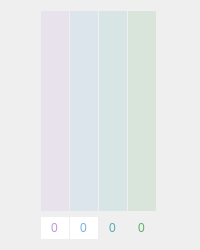
      <widget class="QWidget" name="wefe_measurements">
       <layout class="QGridLayout" name="gridLayout_11">
        <item row="0" column="0">
         <widget class="QFrame" name="wefe_container">
          <property name="minimumSize">
           <size>
            <width>120</width>
            <height>0</height>
           </size>
          </property>
          <property name="maximumSize">
           <size>
            <width>120</width>
            <height>16777215</height>
           </size>
          </property>
          <layout class="QGridLayout" name="gridLayout_21">
           <property name="leftMargin">
            <number>0</number>
           </property>
           <property name="topMargin">
            <number>0</number>
           </property>
           <property name="rightMargin">
            <number>0</number>
           </property>
           <property name="bottomMargin">
            <number>0</number>
           </property>
           <property name="horizontalSpacing">
            <number>0</number>
           </property>
           <property name="verticalSpacing">
            <number>6</number>
           </property>
           <item row="3" column="3">
            <widget class="QSpinBox" name="energy_spinbox">
             <property name="toolTip">
              <string>&lt;html&gt;&lt;head/&gt;&lt;body&gt;&lt;p&gt;Energy&lt;/p&gt;&lt;/body&gt;&lt;/html&gt;</string>
             </property>
             <property name="styleSheet">
              <string notr="true">
/* ///////////////////////////////////////////////////////////////
QToolTip
/////////////////////////////////////////////////////////////// */
QToolTip {
    background: rgba(23,23,23, 150);
    border: 1px solid rgb(104,174,102);
    border-radius: 5px; 
    padding:4px; 
    text-align: left;
    color: rgb(104,174,102);
}

/* ///////////////////////////////////////////////////////////////
QSpinBox
/////////////////////////////////////////////////////////////// */
QSpinBox {background:transparent;color:rgb(96,175,107);}
QSpinBox:hover {color: rgb(156,235,167);}
QSpinBox:focus {color: rgb(126,205,137);}
</string>
             </property>
             <property name="frame">
              <bool>false</bool>
             </property>
             <property name="alignment">
              <set>Qt::AlignCenter</set>
             </property>
             <property name="buttonSymbols">
              <enum>QAbstractSpinBox::NoButtons</enum>
             </property>
             <property name="maximum">
              <number>10</number>
             </property>
            </widget>
           </item>
           <item row="3" column="2">
            <widget class="QSpinBox" name="focus_spinbox">
             <property name="toolTip">
              <string>&lt;html&gt;&lt;head/&gt;&lt;body&gt;&lt;p&gt;focus&lt;/p&gt;&lt;/body&gt;&lt;/html&gt;</string>
             </property>
             <property name="styleSheet">
              <string notr="true">
/* ///////////////////////////////////////////////////////////////
QToolTip
/////////////////////////////////////////////////////////////// */
QToolTip {
    background: rgba(23,23,23, 150);
    border: 1px solid rgb(100,172,173);
    border-radius: 5px; 
    padding:4px; 
    text-align: left;
    color: rgb(100,172,173);
}
QSpinBox {background:transparent;color:rgb(89,172,172);}
QSpinBox:hover {color: rgb(149,232,232);}
QSpinBox:focus {color: rgb(119,202,202);}
</string>
             </property>
             <property name="frame">
              <bool>false</bool>
             </property>
             <property name="alignment">
              <set>Qt::AlignCenter</set>
             </property>
             <property name="buttonSymbols">
              <enum>QAbstractSpinBox::NoButtons</enum>
             </property>
             <property name="maximum">
              <number>10</number>
             </property>
            </widget>
           </item>
           <item row="0" column="2" rowspan="2">
            <widget class="QSlider" name="focus_slider">
             <property name="minimumSize">
              <size>
               <width>28</width>
               <height>200</height>
              </size>
             </property>
             <property name="toolTip">
              <string>&lt;html&gt;&lt;head/&gt;&lt;body&gt;&lt;p&gt;focus&lt;/p&gt;&lt;/body&gt;&lt;/html&gt;</string>
             </property>
             <property name="styleSheet">
              <string notr="true">
/* ///////////////////////////////////////////////////////////////
QToolTip
/////////////////////////////////////////////////////////////// */
QToolTip {
    background: rgba(23,23,23, 150);
    border: 1px solid rgb(100,172,173);
    border-radius: 5px; 
    padding:4px; 
    text-align: left;
    color: rgb(100,172,173);
}
/* ////////////////////////////////////////////////////////////////////////
focus slider
//////////////////////////////////////////////////////////////////////// */
QSlider::handle:vertical {background:rgb(89,172,172);}
QSlider::groove:vertical{background:rgba(89,172,172, 0.15);}
QSlider::handle:vertical:hover {background:rgb(119,202,202);}
QSlider::handle:vertical:pressed {background:rgb(69,152,152);}
QSlider::add-page:vertical{background:rgb(89,172,172);}
QSlider::groove:vertical:hover {background:rgba(89,172,172,0.35);}</string>
             </property>
             <property name="maximum">
              <number>10</number>
             </property>
             <property name="orientation">
              <enum>Qt::Vertical</enum>
             </property>
            </widget>
           </item>
           <item row="3" column="1">
            <widget class="QSpinBox" name="excite_spinbox">
             <property name="toolTip">
              <string>&lt;html&gt;&lt;head/&gt;&lt;body&gt;&lt;p&gt;Excitement&lt;/p&gt;&lt;/body&gt;&lt;/html&gt;</string>
             </property>
             <property name="styleSheet">
              <string notr="true">
    /* ///////////////////////////////////////////////////////////////
    QSpinBox
    /////////////////////////////////////////////////////////////// */
    QSpinBox {color:rgb(122,177,222);}
    QSpinBox:hover {color: rgb(182,237,255);}
    QSpinBox:focus {color: rgb(152,207,252);}
    </string>
             </property>
             <property name="frame">
              <bool>false</bool>
             </property>
             <property name="alignment">
              <set>Qt::AlignCenter</set>
             </property>
             <property name="buttonSymbols">
              <enum>QAbstractSpinBox::NoButtons</enum>
             </property>
             <property name="maximum">
              <number>10</number>
             </property>
            </widget>
           </item>
           <item row="0" column="3" rowspan="2">
            <widget class="QSlider" name="energy_slider">
             <property name="minimumSize">
              <size>
               <width>28</width>
               <height>200</height>
              </size>
             </property>
             <property name="toolTip">
              <string>&lt;html&gt;&lt;head/&gt;&lt;body&gt;&lt;p&gt;Energy&lt;/p&gt;&lt;/body&gt;&lt;/html&gt;</string>
             </property>
             <property name="styleSheet">
              <string notr="true">
/* ///////////////////////////////////////////////////////////////
QToolTip
/////////////////////////////////////////////////////////////// */
QToolTip {
    background: rgba(23,23,23, 150);
    border: 1px solid rgb(104,174,102);
    border-radius: 5px; 
    padding:4px; 
    text-align: left;
    color: rgb(104,174,102);
}

/* ////////////////////////////////////////////////////////////////////////
energy slider
//////////////////////////////////////////////////////////////////////// */
QSlider::handle:vertical {background:rgb(96,174,106);}
QSlider::groove:vertical {background:rgba(96,174,106, 0.15);}
QSlider::handle:vertical:hover {background:rgb(126,204,136);}
QSlider::handle:vertical:pressed {background:rgb(76,154,86);}
QSlider::add-page:vertical {background:rgb(96,174,106);}
QSlider::groove:vertical:hover {background:rgba(96,174,106,0.35);}
</string>
             </property>
             <property name="maximum">
              <number>10</number>
             </property>
             <property name="orientation">
              <enum>Qt::Vertical</enum>
             </property>
            </widget>
           </item>
           <item row="0" column="1" rowspan="2">
            <widget class="QSlider" name="excite_slider">
             <property name="minimumSize">
              <size>
               <width>28</width>
               <height>200</height>
              </size>
             </property>
             <property name="toolTip">
              <string>&lt;html&gt;&lt;head/&gt;&lt;body&gt;&lt;p&gt;Excitement&lt;/p&gt;&lt;/body&gt;&lt;/html&gt;</string>
             </property>
             <property name="styleSheet">
              <string notr="true">
/* ///////////////////////////////////////////////////////////////
QToolTip
/////////////////////////////////////////////////////////////// */
QToolTip {
    background: rgba(23,23,23, 150);
    border: 1px solid rgb(100,172,173);
    border-radius: 5px; 
    padding:4px; 
    text-align: left;
    color: rgb(100,172,173);
}

    /* ///////////////////////////////////////////////////////////////
    QSlider Colors
    /////////////////////////////////////////////////////////////// */
    
    QSlider::handle:vertical {background:rgb(122,177,222);}
    QSlider::groove:vertical{background:rgba(122,177,222, 0.15);}
    QSlider::handle:vertical:hover {background:rgb(152,207,252);}
    QSlider::handle:vertical:pressed {background:rgb(102,157,202);}
    QSlider::add-page:vertical{background:rgb(122,177,222);}
    QSlider::groove:vertical:hover {background:rgba(122,177,222,0.35);}
    </string>
             </property>
             <property name="maximum">
              <number>10</number>
             </property>
             <property name="orientation">
              <enum>Qt::Vertical</enum>
             </property>
            </widget>
           </item>
           <item row="0" column="0" rowspan="2">
            <widget class="QSlider" name="wellbeing_slider">
             <property name="minimumSize">
              <size>
               <width>28</width>
               <height>200</height>
              </size>
             </property>
             <property name="toolTip">
              <string>&lt;html&gt;&lt;head/&gt;&lt;body&gt;&lt;p&gt;Wellbeing&lt;/p&gt;&lt;/body&gt;&lt;/html&gt;</string>
             </property>
             <property name="styleSheet">
              <string notr="true">
/* ///////////////////////////////////////////////////////////////
QToolTip
/////////////////////////////////////////////////////////////// */
QToolTip {
    background: rgba(23,23,23, 150);
    border: 1px solid rgb(184,153,222);
    border-radius: 5px; 
    padding:4px; 
    text-align: left;
    color: rgb(184,153,222);
}
QSlider::groove:vertical {background:rgba(186,153,219, 0.15);}
QSlider::handle:vertical {background:rgb(186,153,219);}
QSlider::handle:vertical:hover {background:rgb(216,183,249);}
QSlider::handle:vertical:pressed {background:rgb(166,133,199);}
QSlider::add-page:vertical{background:rgb(186,153,219);}
QSlider::groove:vertical:hover {background:rgba(186,153,219,0.35);} 
</string>
             </property>
             <property name="maximum">
              <number>10</number>
             </property>
             <property name="orientation">
              <enum>Qt::Vertical</enum>
             </property>
            </widget>
           </item>
           <item row="3" column="0">
            <widget class="QSpinBox" name="wellbeing_spinbox">
             <property name="toolTip">
              <string>&lt;html&gt;&lt;head/&gt;&lt;body&gt;&lt;p&gt;Wellbeing&lt;/p&gt;&lt;/body&gt;&lt;/html&gt;</string>
             </property>
             <property name="styleSheet">
              <string notr="true">
/* ///////////////////////////////////////////////////////////////
QToolTip
/////////////////////////////////////////////////////////////// */
QToolTip {
    background: rgba(23,23,23, 150);
    border: 1px solid rgb(184,153,222);
    border-radius: 5px; 
    padding:4px; 
    text-align: left;
    color: rgb(184,153,222);
}

    /* ///////////////////////////////////////////////////////////////
    QSpinBox
    /////////////////////////////////////////////////////////////// */
    QSpinBox {color:rgb(186,153,219);}
    QSpinBox:hover {color: rgb(246,213,255);}
    QSpinBox:focus {color: rgb(216,183,249);}
    </string>
             </property>
             <property name="frame">
              <bool>false</bool>
             </property>
             <property name="alignment">
              <set>Qt::AlignCenter</set>
             </property>
             <property name="buttonSymbols">
              <enum>QAbstractSpinBox::NoButtons</enum>
             </property>
             <property name="maximum">
              <number>10</number>
             </property>
            </widget>
           </item>
          </layout>
         </widget>
        </item>
       </layout>
      </widget>
